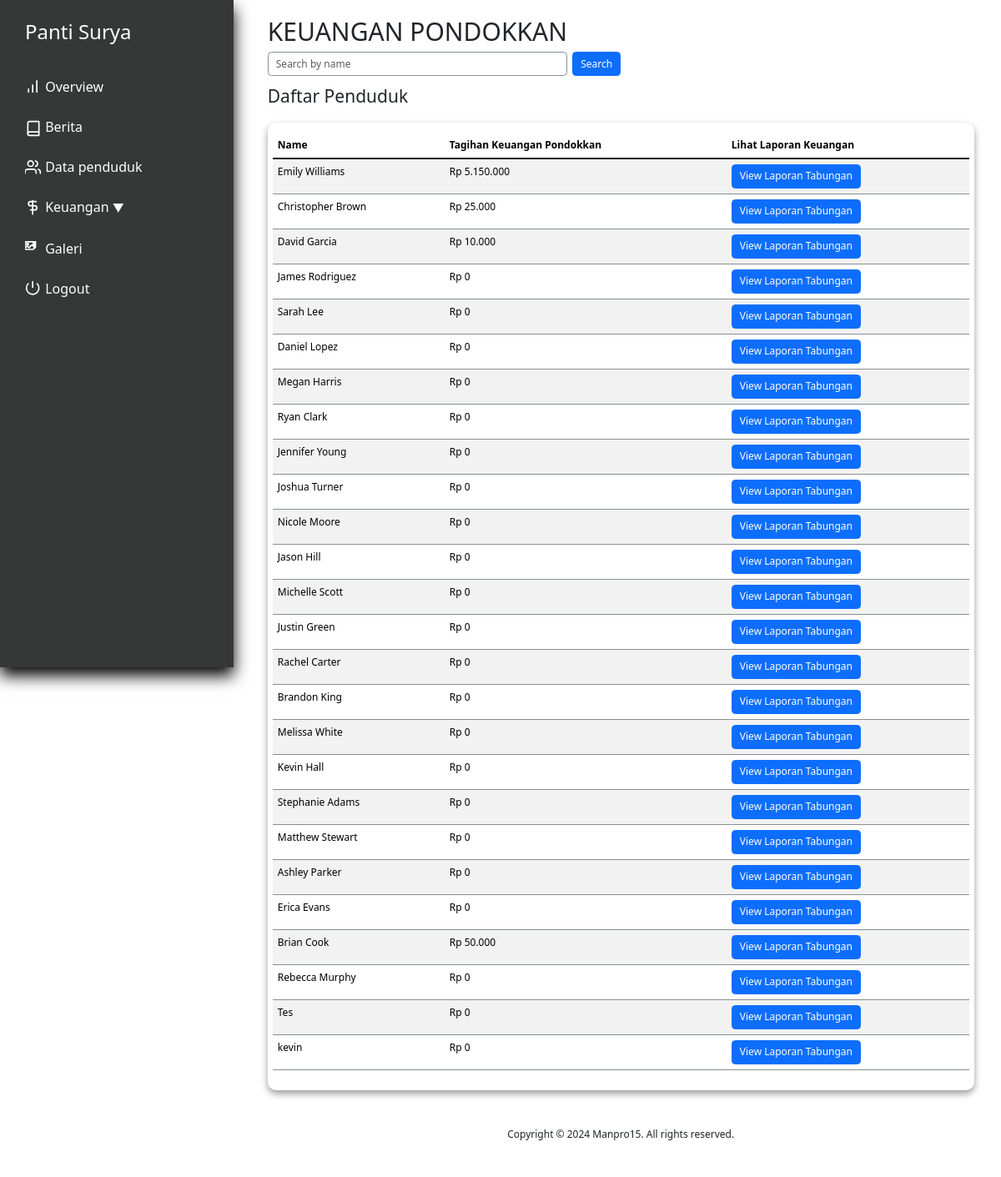
Before: /keuangan_pondokkan.php (signed in) with the older database file.
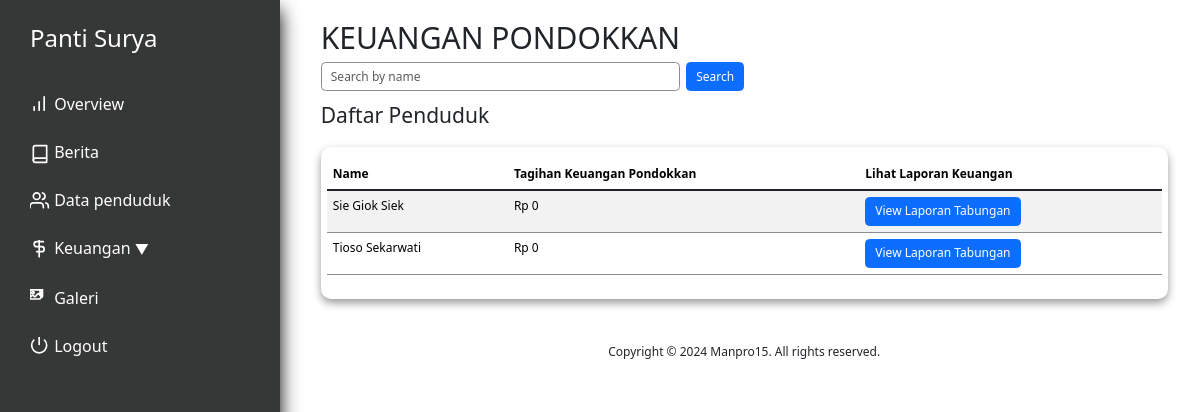
After: the same page with the newer database file.
### tables this page shows
CREATE TABLE `penduduk` (
  `id` int(11) NOT NULL,
  `nama` varchar(250) NOT NULL,
  `alamat` varchar(100) NOT NULL,
  `tanggal_masuk` date DEFAULT NULL,
  `keuangan_pondokkan` int(11) NOT NULL,
  `keuangan_tabungan` int(11) NOT NULL,
  `keuangan_obat` int(11) NOT NULL,
  `keuangan_total` int(11) NOT NULL,
  `profile_picture` varchar(100) NOT NULL,
  `KTP` varchar(100) DEFAULT NULL,
  `KK` varchar(100) DEFAULT NULL,
  `BPJS` varchar(100) DEFAULT NULL,
  `deposit` int(11) DEFAULT NULL,
  `status` tinyint(1) NOT NULL DEFAULT 0,
  `tempat_lahir` varchar(100) NOT NULL DEFAULT '',
  `agama` varchar(15) NOT NULL DEFAULT ' ',
  `tanggal_lahir` date DEFAULT NULL,
  `nomor_induk` int(11) NOT NULL DEFAULT 0
);

### utils.php (called while the page is built, shortened)
<?php
class myDB
{
    private $host = "localhost";
    private $username = "root";
    private $password = "";
    private $database = "pantisurya";
    private $db;
    function __construct()
    {
        if ($this->db == null) {
            try {
                $this->db = new PDO("mysql:host=$this->host;dbname=$this->database", $this->username, $this->password);
                $this->db->setAttribute(PDO::ATTR_ERRMODE, PDO::ERRMODE_EXCEPTION);
            } catch (PDOException $e) {
                echo "Connection failed: " . $e->getMessage();
            }
        }
    }
    function getAllPenduduk()
    {
        $query = "SELECT * FROM penduduk WHERE status=0";
        $res = $this->db->prepare($query);
        $res->execute();
        return $res;
    }
    function formatRupiah($number) {
        return 'Rp ' . number_format($number, 0, ',', '.');
    }
}

### keuangan_pondokkan.php (the view, shortened to what this page needs)
<?php
require 'utils.php';
$db = new myDB();
$stmt_all_residents = $db->getAllPenduduk();
$residents = $stmt_all_residents->fetchAll(PDO::FETCH_ASSOC);
?>
<!DOCTYPE html>
<html lang="en">
<head>
    <?php include "layout/stylejquerynbs5.php" ?>
    <link rel="stylesheet" href="layout/indexstyle.css">
    <link rel="stylesheet" href="layout/styledatasiswa.css">
</head>
<body>
    <div class="app">
        <div class="dashboard">
            <?php include 'nav.php'?>
            <div class="main">
                <div class="pad">
                    <h1>KEUANGAN PONDOKKAN</h1>
                    <div class="search-bar">
                        <form method="POST" class="d-flex">
                            <input type="text" name="search" placeholder="Search by name" id="search_by_name" class="form-control me-2">
                            <button type="submit" class="btn btn-primary">Search</button>
                        </form>
                    </div>
                    <div class="residents-table">
                        <h3 style="padding: 1rem; padding-left: 0;">Daftar Penduduk</h3>
                        <div class="content">
                            <table class="table table-hover table-striped" id="tabelPondokan">
                                <thead>
                                    <tr>
                                        <th>Name</th>
                                        <th>Tagihan Keuangan Pondokkan</th>
                                        <th>Lihat Laporan Keuangan</th>
                                    </tr>
                                </thead>
                                <tbody class="table-group-divider" id="tabelPondokanBody">
                                    <?php foreach($residents as $resident): ?>
                                    <tr>
                                        <td><?php echo $resident['nama']; ?></td>
                                        <td><?php echo $db->formatRupiah($resident['keuangan_pondokkan']); ?></td>
                                        <td><button onclick="window.location.href='laporanPondokkan.php?id=<?php echo $resident['id']; ?>'" class="btn btn-primary">View Laporan Tabungan</button></td>
                                    </tr>
                                    <?php endforeach; ?>
                                </tbody>
                            </table>
                        </div>
                    </div>
                    <?php include 'footer.php'?>
                </div>
            </div>
        </div>
    </div>
</body>
</html>

Changed rows visible on the page:
removed penduduk: nama "Emily Williams", keuangan_pondokkan "Rp 5.150.000"
removed penduduk: nama "Christopher Brown", keuangan_pondokkan "Rp 25.000"
removed penduduk: nama "David Garcia", keuangan_pondokkan "Rp 10.000"
removed penduduk: nama "James Rodriguez", keuangan_pondokkan "Rp 0"
removed penduduk: nama "Sarah Lee", keuangan_pondokkan "Rp 0"
removed penduduk: nama "Daniel Lopez", keuangan_pondokkan "Rp 0"
removed penduduk: nama "Megan Harris", keuangan_pondokkan "Rp 0"
removed penduduk: nama "Ryan Clark", keuangan_pondokkan "Rp 0"
removed penduduk: nama "Jennifer Young", keuangan_pondokkan "Rp 0"
removed penduduk: nama "Joshua Turner", keuangan_pondokkan "Rp 0"
removed penduduk: nama "Nicole Moore", keuangan_pondokkan "Rp 0"
removed penduduk: nama "Jason Hill", keuangan_pondokkan "Rp 0"
removed penduduk: nama "Michelle Scott", keuangan_pondokkan "Rp 0"
removed penduduk: nama "Justin Green", keuangan_pondokkan "Rp 0"
removed penduduk: nama "Rachel Carter", keuangan_pondokkan "Rp 0"
removed penduduk: nama "Brandon King", keuangan_pondokkan "Rp 0"
removed penduduk: nama "Melissa White", keuangan_pondokkan "Rp 0"
removed penduduk: nama "Kevin Hall", keuangan_pondokkan "Rp 0"
removed penduduk: nama "Stephanie Adams", keuangan_pondokkan "Rp 0"
removed penduduk: nama "Matthew Stewart", keuangan_pondokkan "Rp 0"
removed penduduk: nama "Ashley Parker", keuangan_pondokkan "Rp 0"
removed penduduk: nama "Erica Evans", keuangan_pondokkan "Rp 0"
removed penduduk: nama "Brian Cook", keuangan_pondokkan "Rp 50.000"
removed penduduk: nama "Rebecca Murphy", keuangan_pondokkan "Rp 0"
removed penduduk: nama "Tes", keuangan_pondokkan "Rp 0"
removed penduduk: nama "kevin", keuangan_pondokkan "Rp 0"
added penduduk: nama "Sie Giok Siek", keuangan_pondokkan "Rp 0"
added penduduk: nama "Tioso Sekarwati", keuangan_pondokkan "Rp 0"
